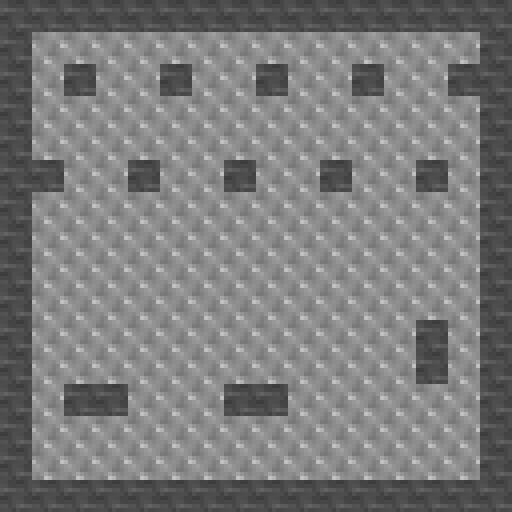

Rendered tile map (Tiled .tmx) drawn with the repository's tilesets; below, a short description and the map source with its tile grids summarised:
An orthogonal 16x16 tile map with 32x32 px tiles, 2 tile layers (FLOOR, WALL).

<map version="1.0" orientation="orthogonal" width="16" height="16" tilewidth="32" tileheight="32">
 <tileset firstgid="1" name="rock_pack" tilewidth="32" tileheight="32">
  <image source="../gfx/rock_pack.png" width="512" height="512" />
 </tileset>
 <layer name="FLOOR" width="16" height="16">
  <data>[256 cells, 256 non-empty, 1 distinct tile ids]</data>
 </layer>
 <layer name="WALL" width="16" height="16">
  <data>[256 cells, 76 non-empty, 1 distinct tile ids]</data>
 </layer>
</map>